Frame 1 (no input): blank canvas, image omitted
Frame 60 (no input): blank canvas, image omitted
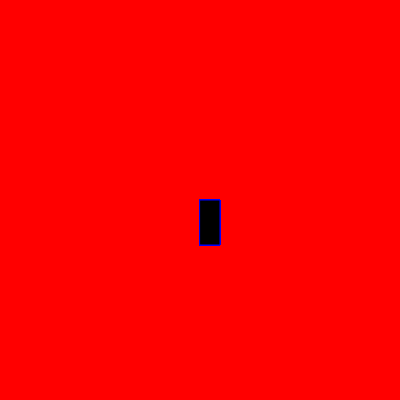
Frame 120 (the mouse pressed at the canvas centre since frame 60)

The p5.js sketch whose frames 1 and 60 were blank and that drew this single picture after the mouse press (run headless with seeded random() and noise() and a simulated clock; from frame 60 on, the mouse is pressed at the canvas centre):

// p5.js sketch
// ── sketch.js
function setup() {
    createCanvas(400, 400);
    background("red");
  }
  
  function draw() {
    stroke("blue");
    fill("black");
    
    if (mouseIsPressed) {
      rect(mouseX, mouseY,20,45);
    }  
  }
